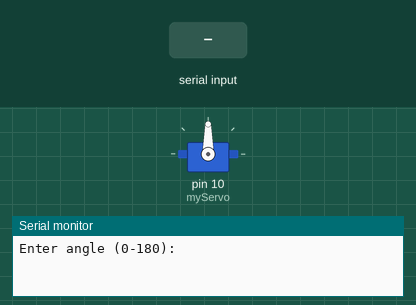
Simulated run of this sketch. Board: Arduino Uno, built with avr-gcc and run on an emulated ATmega328P. Shown: servo, the last lines printed to the serial monitor. Inputs (shaded band) come from the test bench.

Above: at 1.2 s.
1.3 s: "30,150\n" received over Serial
At 1.6 s:
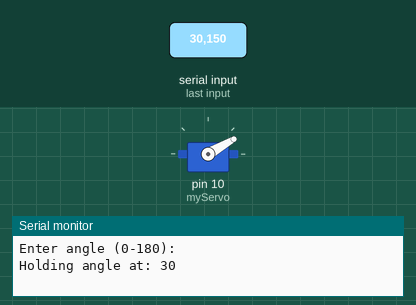
2.8 s: "5\n" received over Serial
At 4.0 s:
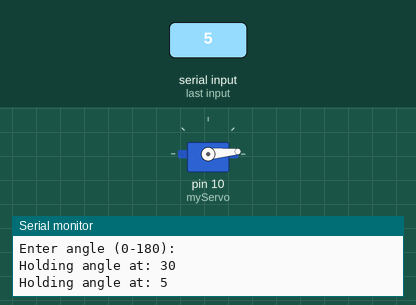
4.3 s: "90,45\n" received over Serial
At 5.1 s:
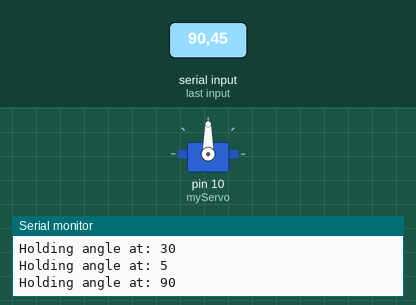
Timing chart, 0 to 7.3 s (numbered marks = the images above; inputs shaded):
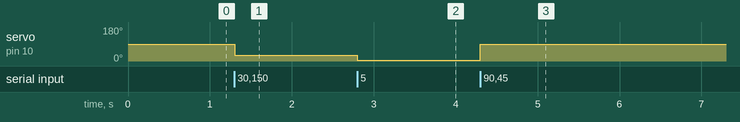

The sketch:

angle_check.ino
```cpp
#include <Servo.h>

Servo myServo;

void setup() {
  Serial.begin(115200);
  myServo.attach(9);
  myServo.attach(10);
  myServo.write(90); // Start at 90 degrees
  Serial.println("Enter angle (0-180):");
}

void loop() {
  if (Serial.available() > 0) {
    // Read the full string until you press Enter
    String input = Serial.readStringUntil('\n');

    // Remove any accidental spaces or hidden return characters
    input.trim();

    // Only process if the user actually typed a number
    if (input.length() > 0) {
      int angle = input.toInt(); // Convert text to number

      // Only move if it is a valid angle
      if (angle >= 0 && angle <= 180) {
        Serial.print("Holding angle at: ");
        Serial.println(angle);
        myServo.write(angle);
      } else {
        Serial.println("Invalid! Enter 0 to 180.");
      }
    }
  }
}
```

Measured:
- after the input at 1.3 s, servo on pin 10 (myServo): 90° → 30° at once
- after the input at 2.8 s, servo on pin 10 (myServo): 30° → 5° at once
- after the input at 4.3 s, servo on pin 10 (myServo): 5° → 90° at once
